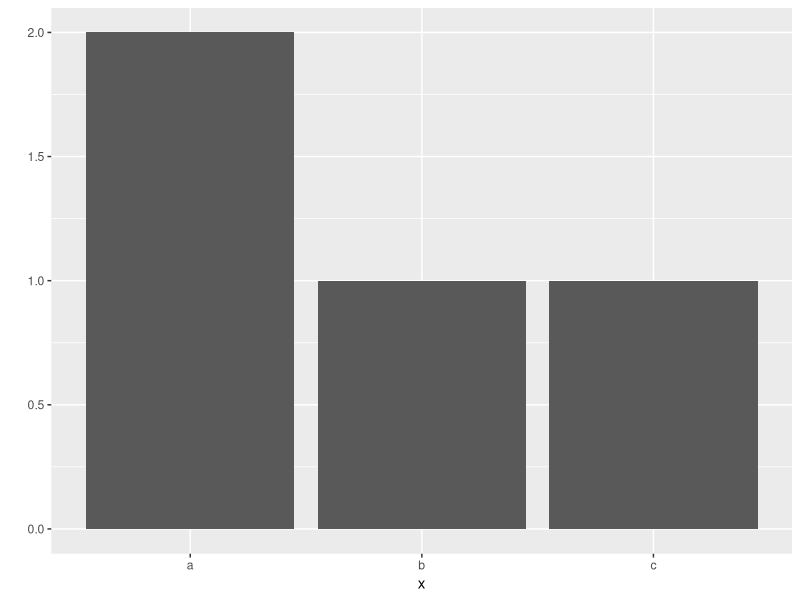
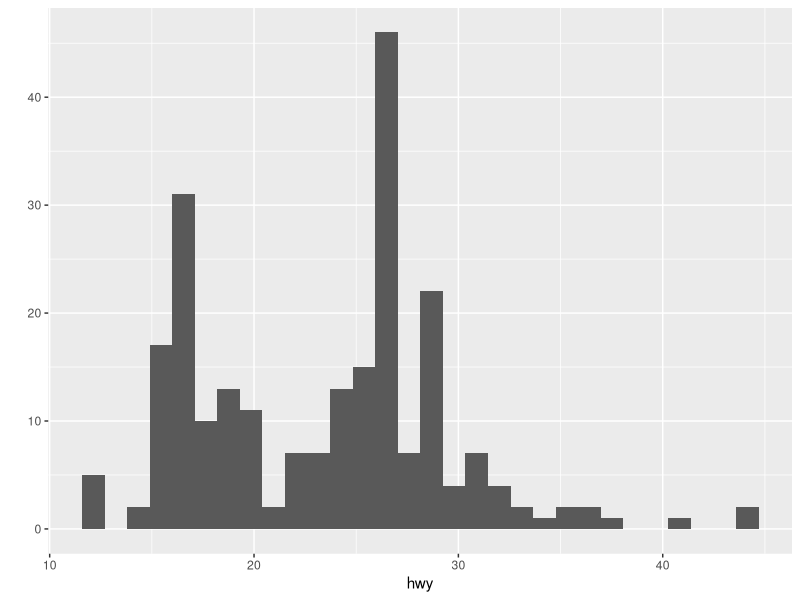
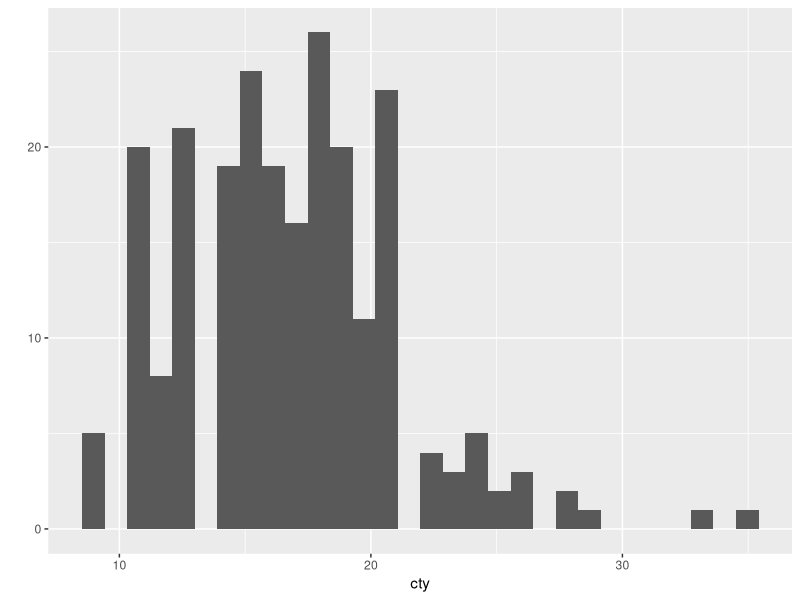
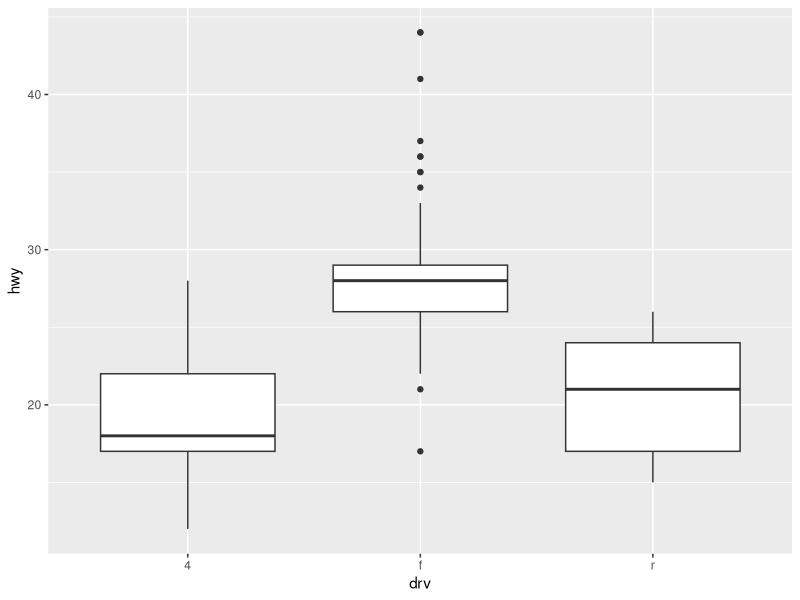

Here is the R script that generated these plots, in order:
install.packages("ggplot2")    # ggplot2 패키지 설치
library(ggplot2)               # ggplot2 패키지 로드

x <- c("a", "a", "b", "c")
x
qplot(x)

# ggplot2 패키지에 포함된 mpg 데이터 미국 환경보호국에서 공개한 자료
qplot(data=mpg, x=hwy)
qplot(data=mpg, x=cty)

qplot(data=mpg, x=drv, y=hwy, geom="boxplot")

?qplot   #help를 이용하여 데이터 정보 확인
?mpg
data()   # 사용 가능한 모든 데이터를 볼 수 있ㅇ
